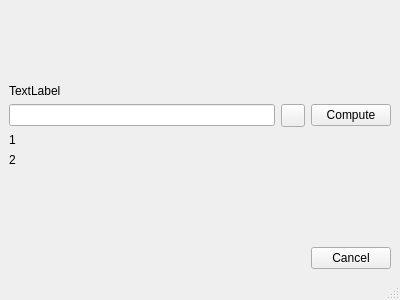
<?xml version="1.0" encoding="UTF-8"?>
<ui version="4.0">
 <class>MainWindow</class>
 <widget class="QMainWindow" name="MainWindow">
  <property name="enabled">
   <bool>true</bool>
  </property>
  <property name="geometry">
   <rect>
    <x>0</x>
    <y>0</y>
    <width>400</width>
    <height>300</height>
   </rect>
  </property>
  <property name="mouseTracking">
   <bool>false</bool>
  </property>
  <property name="windowTitle">
   <string>MorseSeqDecoder</string>
  </property>
  <widget class="QWidget" name="centralwidget">
   <layout class="QVBoxLayout" name="verticalLayout">
    <item>
     <spacer name="verticalSpacer_2">
      <property name="orientation">
       <enum>Qt::Vertical</enum>
      </property>
      <property name="sizeHint" stdset="0">
       <size>
        <width>20</width>
        <height>40</height>
       </size>
      </property>
     </spacer>
    </item>
    <item>
     <widget class="QLabel" name="headLabel">
      <property name="text">
       <string>TextLabel</string>
      </property>
     </widget>
    </item>
    <item>
     <layout class="QHBoxLayout" name="horizontalLayout_3">
      <item>
       <widget class="QLineEdit" name="lineEdit"/>
      </item>
      <item>
       <widget class="QToolButton" name="fileButton">
        <property name="text">
         <string/>
        </property>
       </widget>
      </item>
      <item>
       <widget class="QPushButton" name="computeButton">
        <property name="text">
         <string>Compute</string>
        </property>
       </widget>
      </item>
     </layout>
    </item>
    <item>
     <widget class="QLabel" name="label">
      <property name="text">
       <string>1</string>
      </property>
     </widget>
    </item>
    <item>
     <widget class="QLabel" name="label_2">
      <property name="text">
       <string>2</string>
      </property>
     </widget>
    </item>
    <item>
     <spacer name="verticalSpacer">
      <property name="orientation">
       <enum>Qt::Vertical</enum>
      </property>
      <property name="sizeHint" stdset="0">
       <size>
        <width>20</width>
        <height>40</height>
       </size>
      </property>
     </spacer>
    </item>
    <item>
     <layout class="QHBoxLayout" name="horizontalLayout_2">
      <item>
       <spacer name="horizontalSpacer">
        <property name="orientation">
         <enum>Qt::Horizontal</enum>
        </property>
        <property name="sizeHint" stdset="0">
         <size>
          <width>40</width>
          <height>20</height>
         </size>
        </property>
       </spacer>
      </item>
      <item>
       <layout class="QHBoxLayout" name="horizontalLayout">
        <item>
         <widget class="QPushButton" name="cancelButton">
          <property name="enabled">
           <bool>true</bool>
          </property>
          <property name="text">
           <string>Cancel</string>
          </property>
          <property name="flat">
           <bool>false</bool>
          </property>
         </widget>
        </item>
       </layout>
      </item>
     </layout>
    </item>
   </layout>
  </widget>
  <widget class="QMenuBar" name="menubar">
   <property name="geometry">
    <rect>
     <x>0</x>
     <y>0</y>
     <width>400</width>
     <height>25</height>
    </rect>
   </property>
  </widget>
  <widget class="QStatusBar" name="statusbar"/>
 </widget>
 <resources/>
 <connections>
  <connection>
   <sender>cancelButton</sender>
   <signal>clicked()</signal>
   <receiver>MainWindow</receiver>
   <slot>close()</slot>
   <hints>
    <hint type="sourcelabel">
     <x>354</x>
     <y>251</y>
    </hint>
    <hint type="destinationlabel">
     <x>380</x>
     <y>200</y>
    </hint>
   </hints>
  </connection>
 </connections>
</ui>
